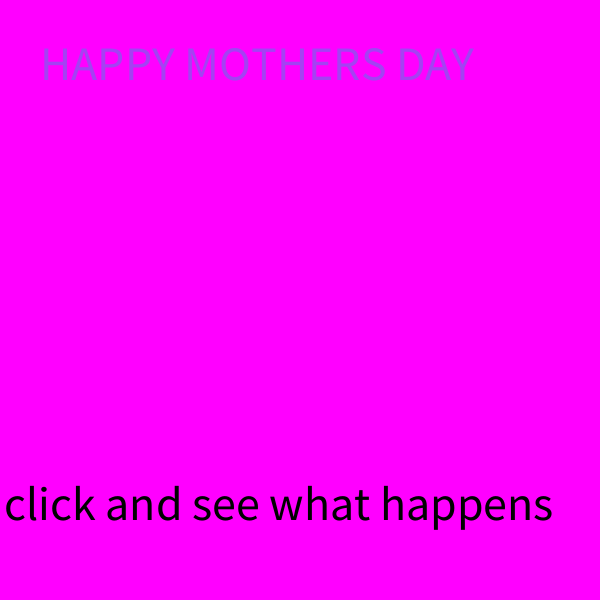
Frame 1 (no input)
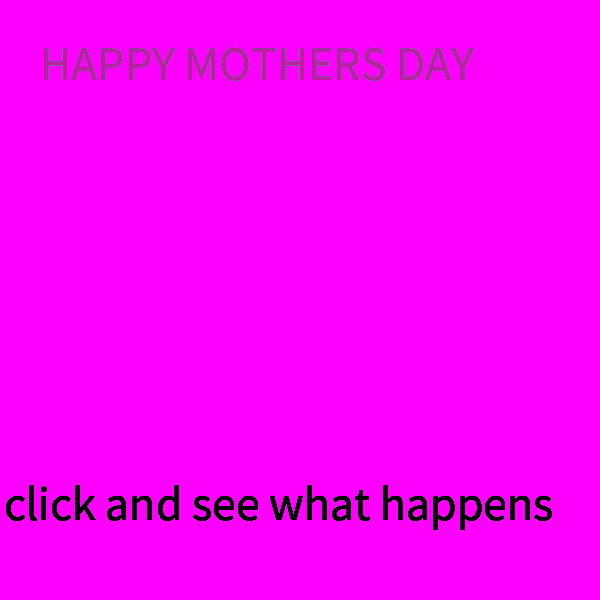
Frame 60 (the mouse pressed at the canvas centre just before this capture)
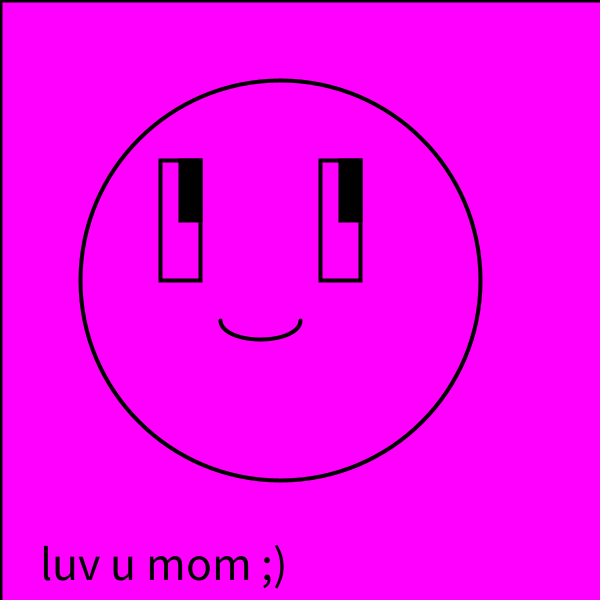
Frame 120 (the mouse held since frame 60 and released just before this capture)

The Processing sketch that drew these frames (run headless with seeded random() and noise(); from frame 60 on, the mouse is pressed at the canvas centre):

// Processing sketch: processing_147718
// ── processing_147718.pde

void setup()
{
size (600,600);
background (255,0,255);
}
void draw ()
{
//the begining
scale (4);
fill (random (0,255),random (0,255),random (0,255));
text ("HAPPY MOTHERS DAY",10,20);
scale (1);
fill (0);
text ("click and see what happens",1,130);

//smiley face
if (mousePressed) {
strokeWeight (1);
fill (255,0,255);
//reset
rect (0,0,600,600);
//face
ellipse (70,70,100,100);
//eyes
rect (40,40,10,30);
rect (80,40,10,30);
fill(0);
rect (45,40,5,15);
rect (85,40,5,15);
//smile
fill (255,0,255);
arc (65,80,20,10,0,3.14);
//change this to your personal message
fill (0);
text ("luv u mom ;)",10,145);

} 
}
